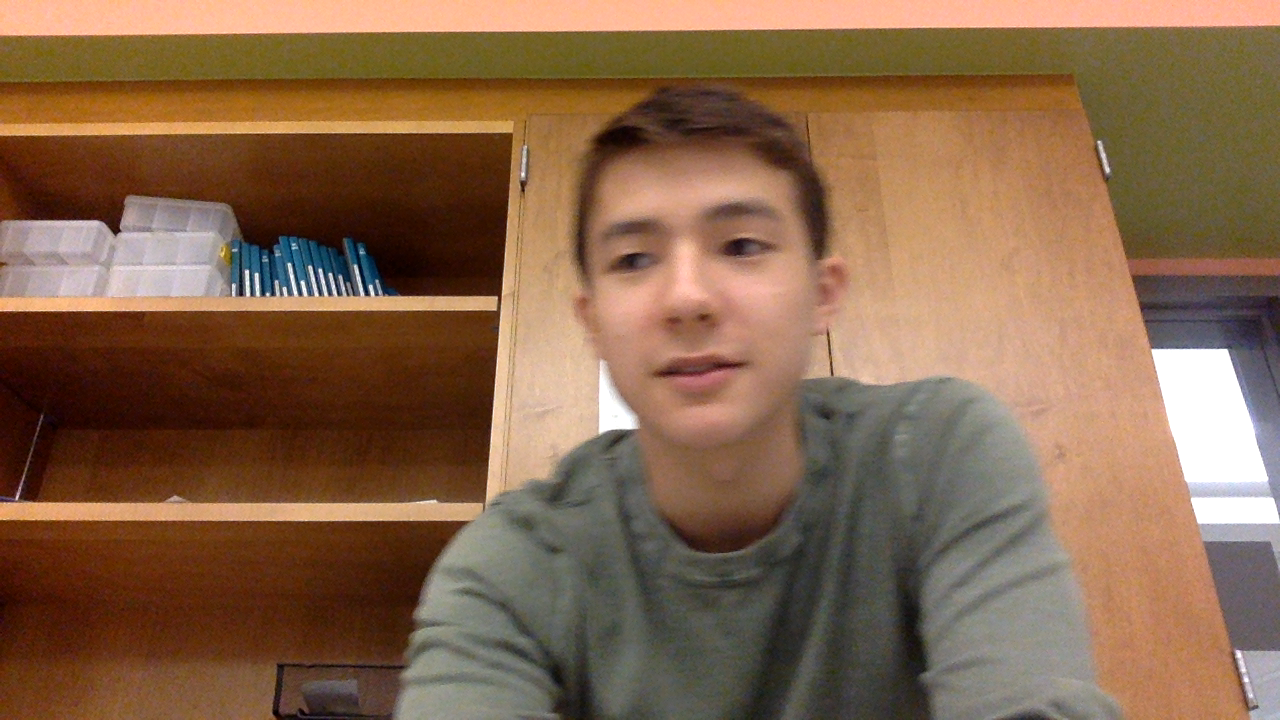
#> input picture negative_images/opencv_frame_100.png, 1280 x 720 px, given in place of the camera
$ python test.py
#> lines starting #> are read from the running program, lines starting #| are printed output that depends on the picture; after the words box and inside, x2 and y2 are one past the last pixel; in counts of white or black regions, pixels touching at a corner belong together
import cv2
import numpy
import imutils
import math
import time

backSub = cv2.createBackgroundSubtractorKNN()


def show_webcam():
    cam = cv2.VideoCapture(0)
    i = 0
    max_dist = 0
    background = None
    while True:
        ret_val, img = cam.read()
#> img is the input picture: shape (720, 1280, 3); mean B, G, R 75.7, 101.8, 134
        if (background is None or i == 0):
            time.sleep(.1)
            ret_val, img = cam.read()
            background = img

        # working on background segmentation
        #positive_images = cv2.subtract(positive_images,background)

        #some preprocessing stuff
        img = cv2.cvtColor(img, cv2.COLOR_BGR2GRAY)
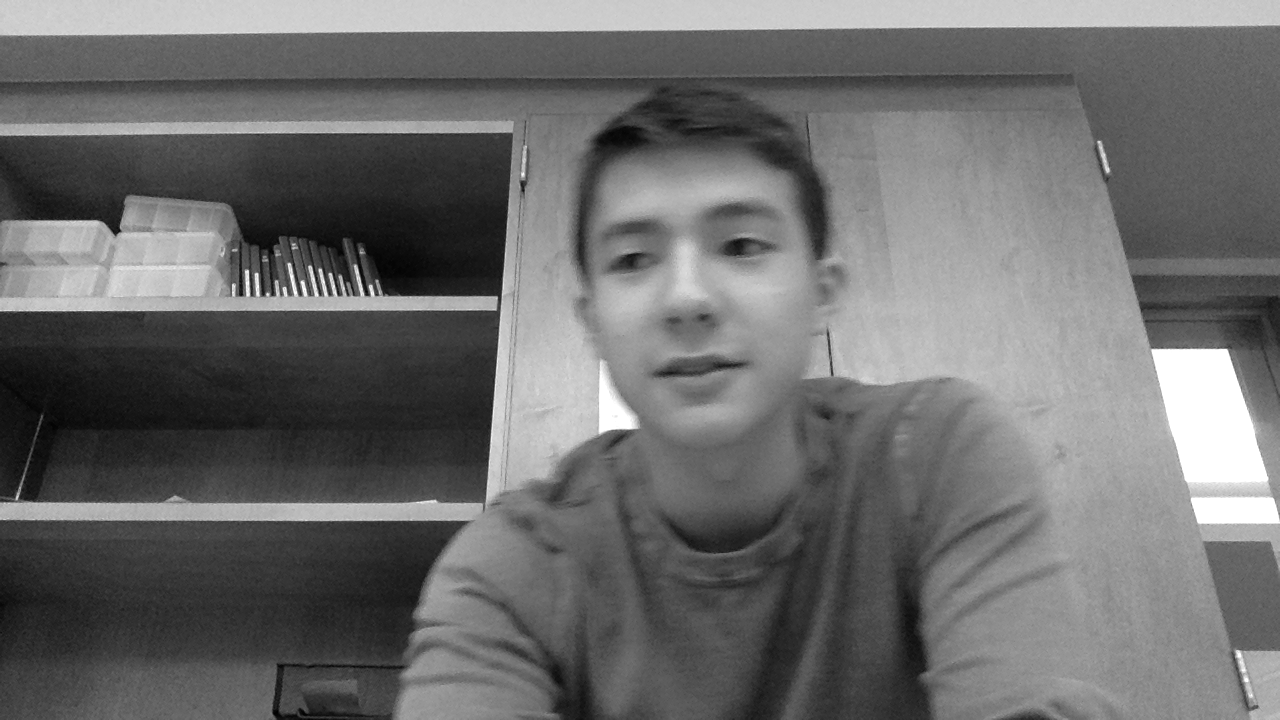
#> img: shape (720, 1280); min 1, max 255, mean 108.5

        img = backSub.apply(img)
#> img: shape (720, 1280); every value is 255

        img = cv2.flip(img, 1)
        img = cv2.GaussianBlur(img, (25, 25), 0)


        thresh_value = 50

        thresh = cv2.threshold(img, thresh_value, 255, cv2.THRESH_BINARY)[1]

        thresh = cv2.erode(thresh, None, iterations=2)

        thresh = cv2.dilate(thresh, None, iterations=2)

        #find contours
        cnts = cv2.findContours(thresh.copy(), cv2.RETR_EXTERNAL,
                                cv2.CHAIN_APPROX_SIMPLE)
#> cnts = 1 contour; box (x1, y1, x2, y2) and area: (0, 0, 1280, 720) 919601
        cnts = imutils.grab_contours(cnts)
#> cnts = [[[0, 0], [0, 719], [1279, 719], [1279, 0]]]

        #put into color to display circles
        img = cv2.cvtColor(img, cv2.COLOR_GRAY2BGR)
#> img: shape (720, 1280, 3); every value is 255

        if (len(cnts) != 0):
            c = max(cnts, key=cv2.contourArea)
#> c = [[0, 0], [0, 719], [1279, 719], [1279, 0]]

            extLeft = tuple(c[c[:, :, 0].argmin()][0])
#> extLeft = (0, 0)
            extRight = tuple(c[c[:, :, 0].argmax()][0])
#> extRight = (1279, 719)
            extTop = tuple(c[c[:, :, 1].argmin()][0])
#> extTop = (0, 0)
            extBot = tuple(c[c[:, :, 1].argmax()][0])
#> extBot = (0, 719)
            cv2.drawContours(img, [c], -1, (0, 255, 255), 2)
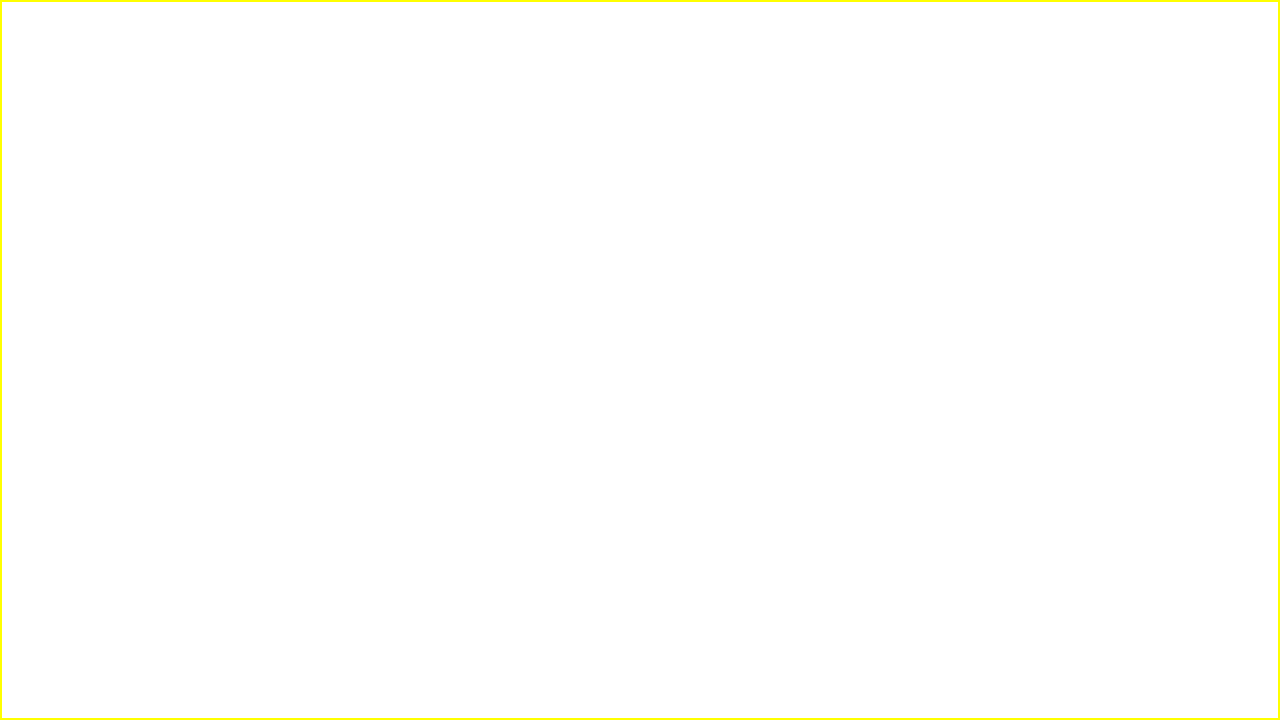
#> img: shape (720, 1280, 3); mean B, G, R 252.8, 255, 255

            cv2.circle(img, extRight, 8, (0, 255, 0), -1)
#> img: shape (720, 1280, 3); 0.01% of pixels changed, all inside (x1, y1, x2, y2) = (1271, 711, 1280, 720)
            cv2.circle(img, extTop, 8, (255, 0, 0), -1)
#> img: shape (720, 1280, 3); mean B, G, R 252.8, 255, 255
            cv2.circle(img, extLeft, 8, (0, 0, 255), -1)
#> img: shape (720, 1280, 3); mean B, G, R 252.8, 255, 255
            cv2.circle(img, extBot, 8, (0, 127, 127), -1)
#> img: shape (720, 1280, 3); mean B, G, R 252.8, 255, 255


            dist = int(math.sqrt((extTop[0]-extRight[0])**2+(extTop[1]-extRight[1])**2))
#> dist = 1467
            frac = dist/200
#> frac = 7.33

            # warning - this breaks your ears
            # osascript.osascript("set volume output volume " + str(frac*30))


        cv2.imshow('positive_images', img)

        i += 1
        if i > 100:
            i = 0
        if cv2.waitKey(1) == 27:
#> (key Esc is pressed here)
            break  # esc to quit
    cv2.destroyAllWindows()


def main():
    show_webcam()


if __name__ == '__main__':
    main()

$ run again, on negative_images/opencv_frame_106.png
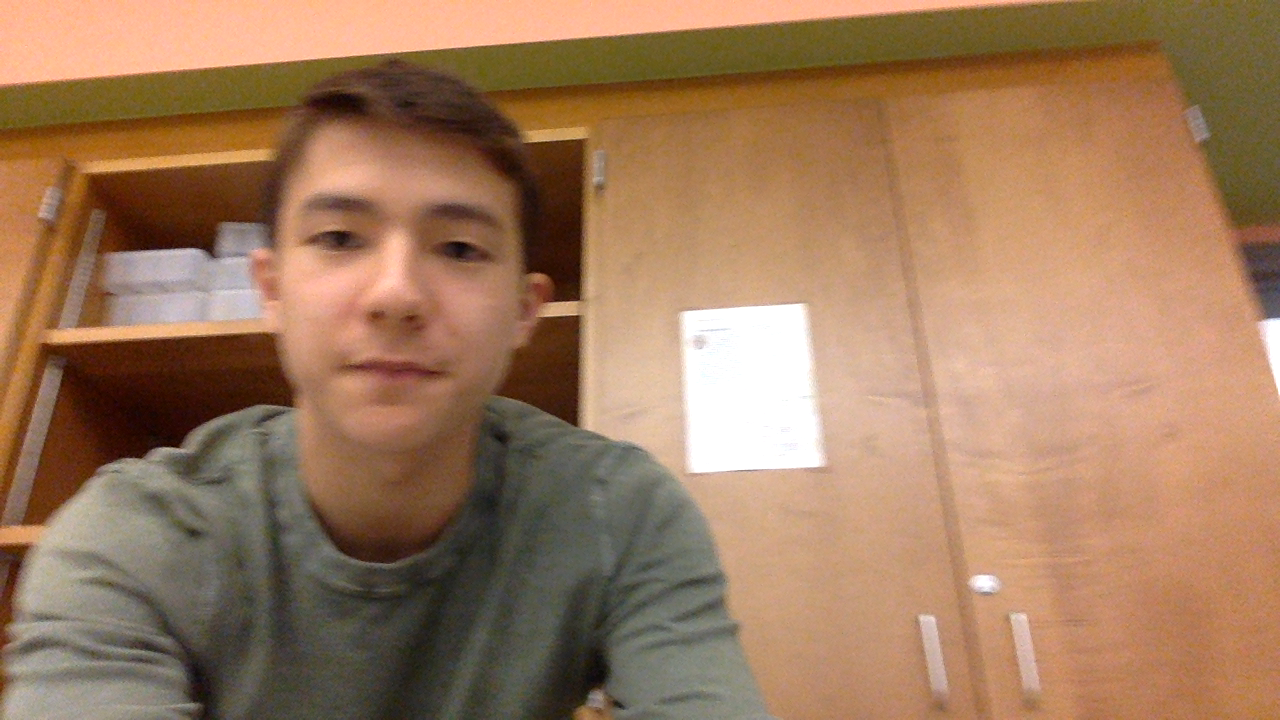
#> input picture negative_images/opencv_frame_106.png, 1280 x 720 px, given in place of the camera
#> in show_webcam, img is the input picture: shape (720, 1280, 3); mean B, G, R 93.4, 122.8, 159.1
#> in show_webcam, `img = cv2.cvtColor(img, cv2.COLOR_BGR2GRAY)`:
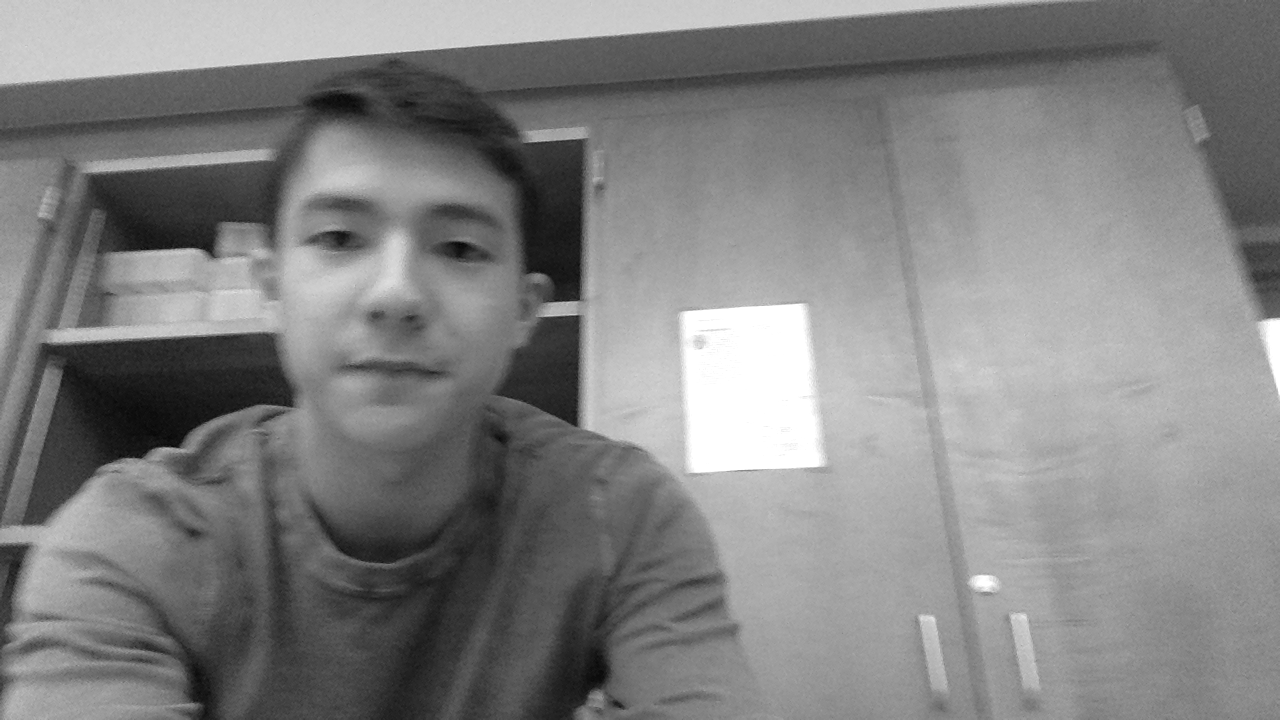
#> img: shape (720, 1280); min 2, max 255, mean 130.3
#> in show_webcam, `cnts = cv2.findContours(thresh.copy(), cv2.RETR_EXTERNAL, cv2.CHAIN_AP..`: cnts = 1 contour; box (x1, y1, x2, y2) and area: (0, 0, 1280, 720) 919601
#> in show_webcam, `cnts = imutils.grab_contours(cnts)`: cnts = [[[0, 0], [0, 719], [1279, 719], [1279, 0]]]
#> c = [[0, 0], [0, 719], [1279, 719], [1279, 0]]
#> extLeft = (0, 0)
#> extRight = (1279, 719)
#> extTop = (0, 0)
#> extBot = (0, 719)
#> dist = 1467
#> frac = 7.33

$ run again, on negative_images/opencv_frame_109.png
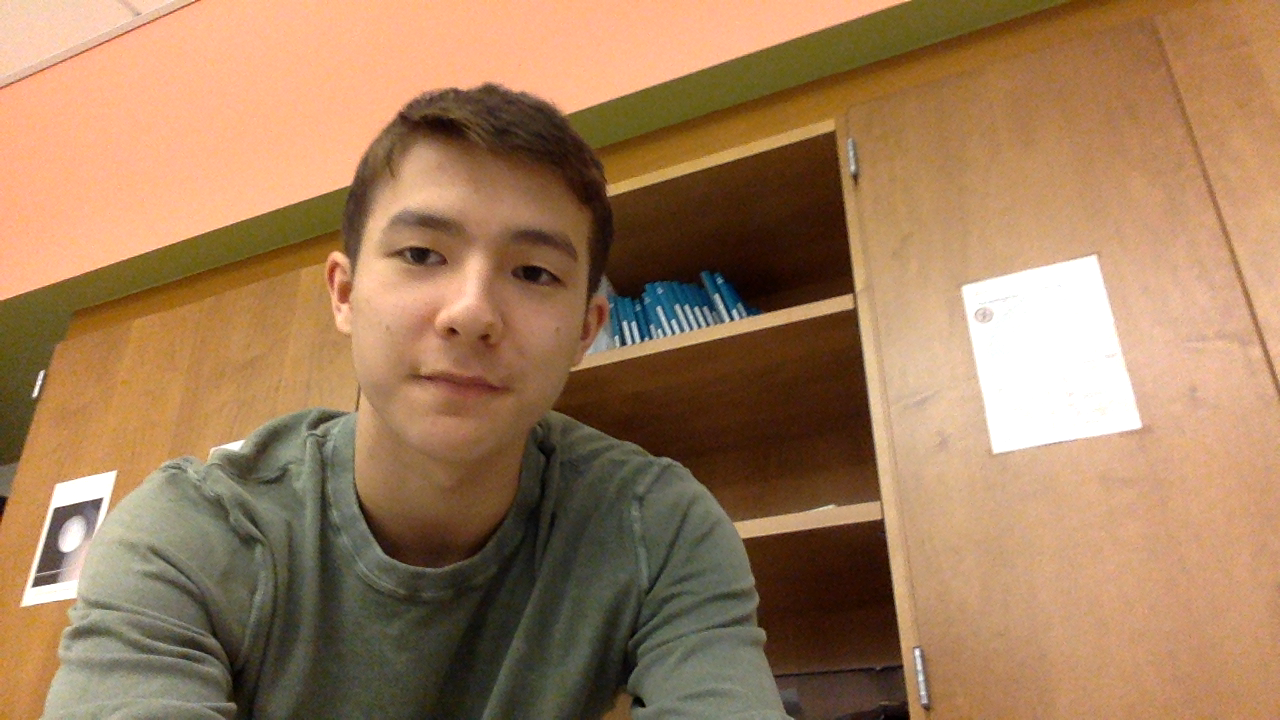
#> input picture negative_images/opencv_frame_109.png, 1280 x 720 px, given in place of the camera
#> in show_webcam, img is the input picture: shape (720, 1280, 3); mean B, G, R 91.5, 125.3, 161.1
#> in show_webcam, `img = cv2.cvtColor(img, cv2.COLOR_BGR2GRAY)`:
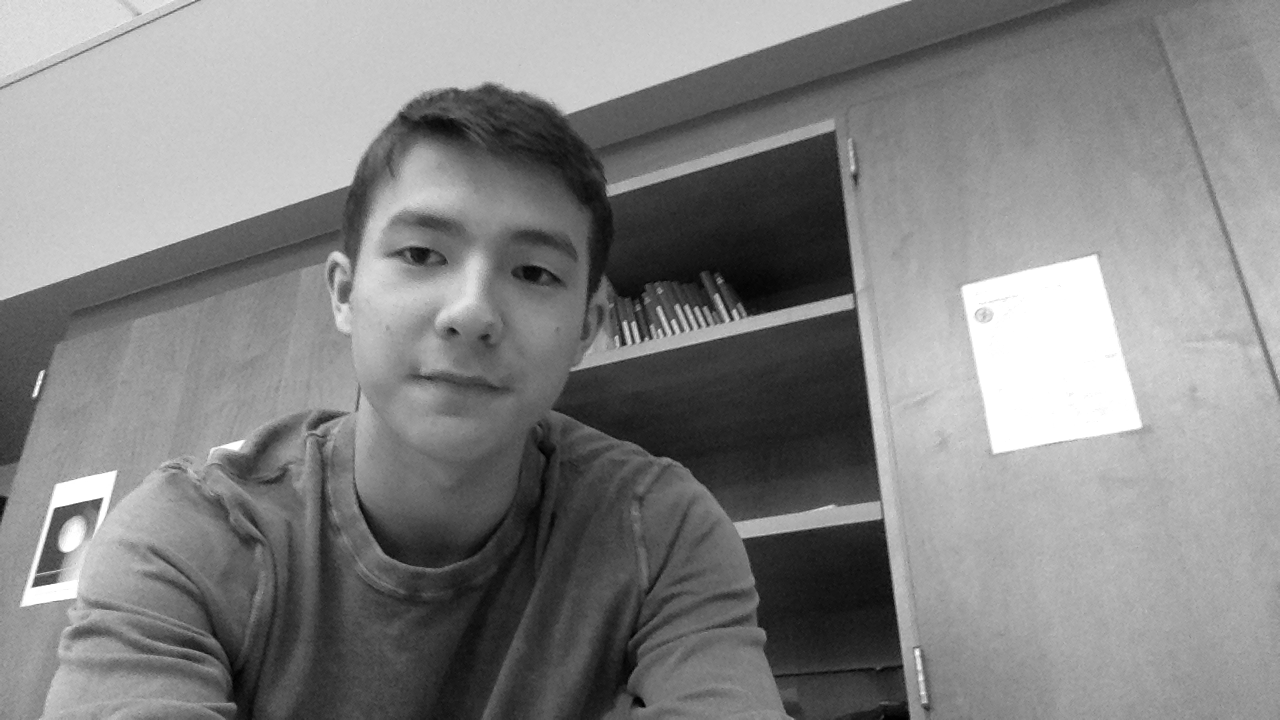
#> img: shape (720, 1280); min 0, max 255, mean 132.2
#> in show_webcam, `cnts = cv2.findContours(thresh.copy(), cv2.RETR_EXTERNAL, cv2.CHAIN_AP..`: cnts = 1 contour; box (x1, y1, x2, y2) and area: (0, 0, 1280, 720) 919601
#> in show_webcam, `cnts = imutils.grab_contours(cnts)`: cnts = [[[0, 0], [0, 719], [1279, 719], [1279, 0]]]
#> c = [[0, 0], [0, 719], [1279, 719], [1279, 0]]
#> extLeft = (0, 0)
#> extRight = (1279, 719)
#> extTop = (0, 0)
#> extBot = (0, 719)
#> dist = 1467
#> frac = 7.33
